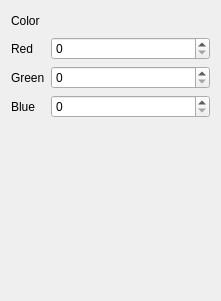
<?xml version="1.0" encoding="UTF-8"?>
<ui version="4.0">
 <class>Form</class>
 <widget class="QWidget" name="Form">
  <property name="geometry">
   <rect>
    <x>0</x>
    <y>0</y>
    <width>221</width>
    <height>301</height>
   </rect>
  </property>
  <property name="windowTitle">
   <string>Form</string>
  </property>
  <layout class="QGridLayout" name="gridLayout">
   <item row="1" column="0">
    <widget class="QLabel" name="label_2">
     <property name="text">
      <string>Red</string>
     </property>
    </widget>
   </item>
   <item row="0" column="1">
    <spacer name="horizontalSpacer">
     <property name="orientation">
      <enum>Qt::Horizontal</enum>
     </property>
     <property name="sizeHint" stdset="0">
      <size>
       <width>40</width>
       <height>20</height>
      </size>
     </property>
    </spacer>
   </item>
   <item row="3" column="0">
    <widget class="QLabel" name="label_4">
     <property name="text">
      <string>Blue</string>
     </property>
    </widget>
   </item>
   <item row="0" column="0">
    <widget class="QLabel" name="label">
     <property name="text">
      <string>Color</string>
     </property>
    </widget>
   </item>
   <item row="2" column="0">
    <widget class="QLabel" name="label_3">
     <property name="text">
      <string>Green</string>
     </property>
    </widget>
   </item>
   <item row="4" column="1">
    <spacer name="verticalSpacer">
     <property name="orientation">
      <enum>Qt::Vertical</enum>
     </property>
     <property name="sizeHint" stdset="0">
      <size>
       <width>20</width>
       <height>40</height>
      </size>
     </property>
    </spacer>
   </item>
   <item row="1" column="1">
    <widget class="QSpinBox" name="spinBox"/>
   </item>
   <item row="2" column="1">
    <widget class="QSpinBox" name="spinBox_2"/>
   </item>
   <item row="3" column="1">
    <widget class="QSpinBox" name="spinBox_3"/>
   </item>
  </layout>
 </widget>
 <resources/>
 <connections/>
</ui>
